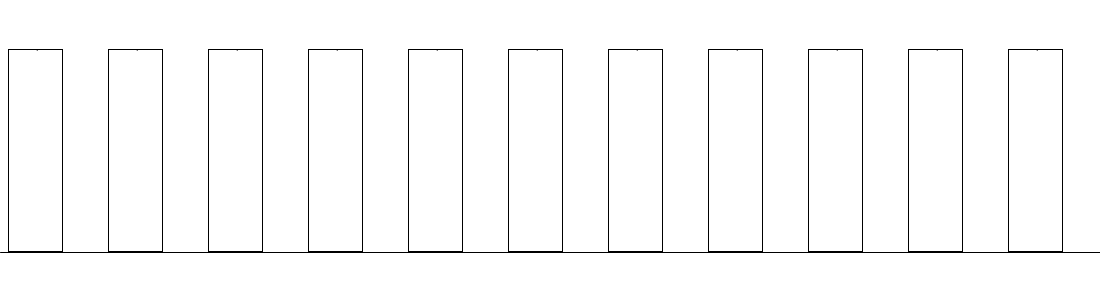
Frame 1 (no input)
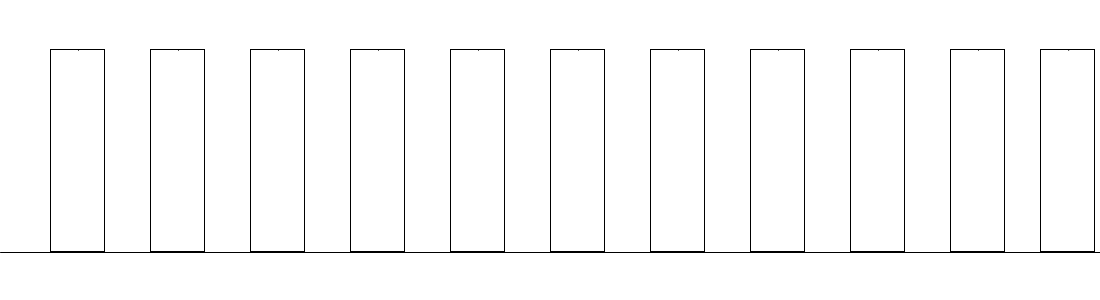
Frame 60 (the mouse pressed at the canvas centre just before this capture)
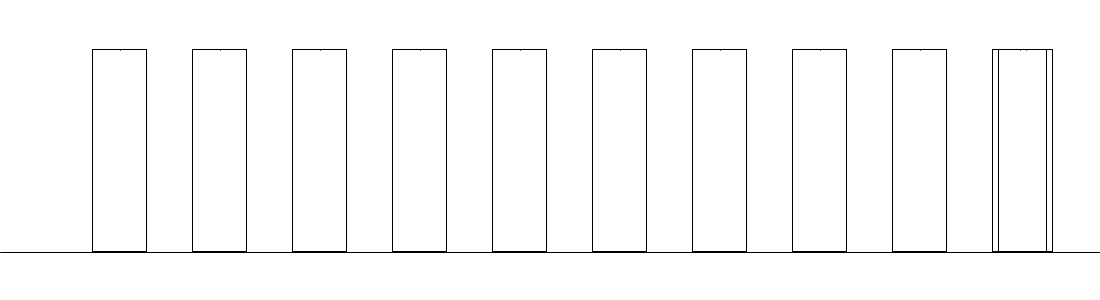
Frame 120 (the mouse held since frame 60 and released just before this capture)

The Processing sketch that drew these frames (run headless with seeded random() and noise(); from frame 60 on, the mouse is pressed at the canvas centre):

// Processing sketch: processing_180383
// ── processing_180383.pde

// Nature of Code Ch7 Cellular Automata

Vehicle[]  boxes;
ListManager listManager;
int[] ruleSet;
int num, spacing;

void setup() {
  size(1100, 300);
  listManager = new ListManager();
  spacing = 10;
  num = 11;
  boxes = new Vehicle[num];
  

  for (int i = 0; i < num; i++) {
    ruleSet = listManager.nextFromList();
    boxes[i] = new Vehicle(spacing, 50, ruleSet);
    spacing += 100;
  }
}

void draw() {
  background(255);
  stroke(0);
  strokeWeight(1);
  line(0, 252, width, 252);
  for (Vehicle b : boxes) {
    b.run();
  }
}

class CA {
  // variables for the automaton structure
  int cellSize, autoCol, autoRow, autoWidth, autoHeight;
  int[][] automaton;   
  PGraphics p;  

  CA() {
    cellSize = 1;
    autoWidth = 51;
    autoHeight = 200;
    automaton = new int[autoHeight][autoWidth];
    buildAutoMatrix();
    p = createGraphics(50, 200);
  }

  // create 2D array of zero's
  void buildAutoMatrix() {
    for (int row = 0; row < autoHeight; row++) { 
      for (int col = 0; col < autoWidth; col++) {
        automaton[row][col] = 0;
      }
    }
  }

  // use ruleset argument to build the automaton structure
  void calcAutoMatrix(int[] rSet) {

    autoRow = 0; // start from gen zero
    automaton[autoRow][autoWidth/2 +1] = 1;  // prime gen zero(the top row)

    // transfers to 1 row ahead(the next gen), so reduce autoHeight by 1
    for (int i = 0; i < autoHeight-1; i++) { // row

      // calc the next row/gen
      int[] nextRow = new int[autoWidth];
      for (int j = 1; j < nextRow.length-1; j++) { // ignore ends
        int left = automaton[autoRow][j-1];   
        int me = automaton[autoRow][j];       
        int right = automaton[autoRow][j+1];  
        nextRow[j] = rules(left, me, right, rSet);
      }

      // transfer calculated row to next gen. 2D array row
      autoRow++;
      for (int n = 0; n < nextRow.length; n++) {
        automaton[autoRow][n] = nextRow[n];
      }
    }
  }

  void makeGraphic() {
    p.beginDraw();
    p.fill(90);
    p.noStroke();
    for (int row = 0; row < autoHeight; row++) { 
      for (int col = 0; col < autoWidth; col++) {
        if (automaton[row][col] == 1 ) {
          p.rect(col*cellSize, row*cellSize, cellSize, cellSize);
          p.endDraw();
        }
      }
    }
  }

  void displayGraphic() {
    image(p, 0, 0);
  }

  // apply ruleset, used in 'calcAutoMatrix'
  int rules (int a, int b, int c, int[] set) {
    int[] ruleSet = set;
    String s = "" + a + b + c;
    int index = unbinary(s);
    return ruleSet[index];
  }
}

class ListManager {
  int listPos;
  int[] ruleSet;
  int[] ruleList = {
    105, 109, 129, 137, 149, 151, 153, 169, 181, 183, 225
  };

  ListManager() {
    ruleSet = new int[8];
    listPos = 0;
  }

  int[]  nextFromList() {
    String s = binary(ruleList[listPos], 8);
    for (int i = 0; i < 8; i++) { 
      char temp = s.charAt(i);
      // cull ascii code when in JavaMode
      int n = 0;       
      if (temp == 49 || temp == 1)  n = 1;
      ruleSet[i] = n;
    }
    ruleSet = reverse(ruleSet);
    listPos++;
    return ruleSet;
  }
}

class Vehicle {
  VehicleDraw vehDraw;
  PVector accel, vel, pos, move;

  Vehicle(int x, int y, int[] rSet) {
    accel = new PVector(0, 0);
    vel = new PVector(0, 0);
    pos = new PVector(x, y); 
    move = new PVector(1, 0);
    move.mult(.7);
    applyForce(move);
    vehDraw = new  VehicleDraw(rSet);
  }

  void applyForce(PVector f) {
    accel.add(f);
  }

  void update() {
    vel.add(accel);
    pos.add(vel);
    accel.mult(0);
  }

  void display() {
    pushMatrix();
    translate(pos.x, pos.y);
    vehDraw.display();
    popMatrix();
  }

  void boundsCheck() {
    if ((pos.x > width-53 ) || (pos.x < 1 )) {
      vel.x = vel.x * -1;
    }
  }

  void run() {
    update();
    boundsCheck();
    display();
  }
}

// this could be included as part of Vehicle  
class VehicleDraw {
  CA ca; 

  VehicleDraw(int[] rules) {
    ca = new CA();
    ruleSet = rules;
    ca.calcAutoMatrix(ruleSet);
    ca.makeGraphic();
  }

  void display() {
    stroke(0);
    strokeWeight(1);
    noFill();
    rect(-2, -1, 54, 202); // slightly clear 
    ca.displayGraphic();
  }
}
